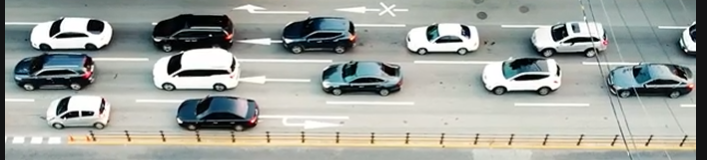
#> input picture opencv_study/images/car2.png, 707 x 160 px, found by its file name
$ python opencv_cars.py
#> lines starting #> are read from the running program, lines starting #| are printed output that depends on the picture; after the words box and inside, x2 and y2 are one past the last pixel; in counts of white or black regions, pixels touching at a corner belong together
# 차량이 몇대인지 구하시오
# 1. 읽기
# 2. 복사
# 3. 흑백전환
# 4. 경계설정
# 5. 외곽선

import cv2

# [23 lines of commented-out code are left out]


img = cv2.imread("opencv_study/images/car2.png")
#> img is the input picture: shape (160, 707, 3); mean B, G, R 157.5, 163, 158.7

gray = cv2.cvtColor(img, cv2.COLOR_BGR2GRAY)
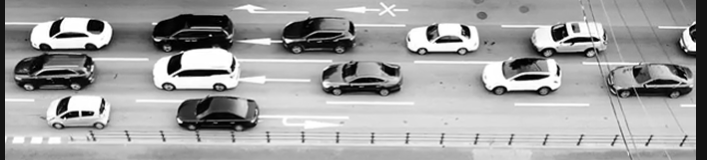
#> gray: shape (160, 707); min 0, max 255, mean 161.1

blur = cv2.GaussianBlur( gray, (5,5), 0)
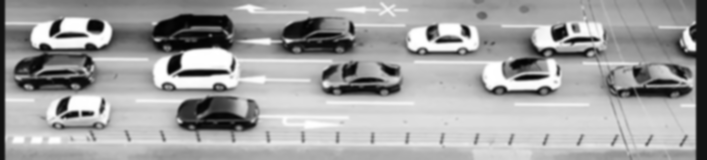
#> blur: shape (160, 707); min 2, max 255, mean 161.1

_,thresh = cv2.threshold(
    blur, 120, 255, cv2.THRESH_BINARY_INV
    )
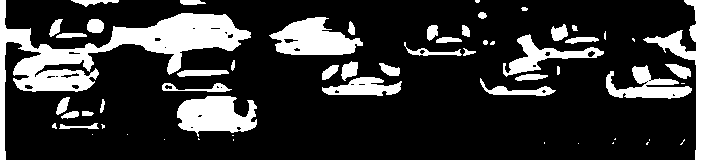
#> thresh: shape (160, 707); 20.3% white; 59 white regions (19 under 20 px)

contours, hire = cv2.findContours(
    thresh,
    cv2.RETR_EXTERNAL,
    cv2.CHAIN_APPROX_SIMPLE
)
#> contours = 59 contours, 24 with area under 20; largest, box (x1, y1, x2, y2) and area: (0, 0, 251, 160) 7628, (643, 0, 707, 160) 2296, (269, 17, 363, 55) 2125, (177, 96, 257, 137) 2120, (606, 65, 692, 99) 1186; hire = 59 rows, first 6: [1, -1, -1, -1], [2, 0, -1, -1], [3, 1, -1, -1], [4, 2, -1, -1], [5, 3, -1, -1], [6, 4, -1, -1]

result = img.copy()
count = 0

for contour in contours:
    area = cv2.contourArea(contour)
    if area > 200:
        count += 1
#> this loop made 59 passes
#> area on passes 15, 17, 18, 19, 20, 21, 23, 24, 25, 26, 27, 29: 75.5, 37, 73, 27, 120.5, 2120.5, 213.5, 371, 838.5, 122, 222, 1185.5
#> after the loop, count = 10

print("차량 수 : ", count)
#| 차량 수 :  10

cv2.imshow("thresh", thresh)
cv2.waitKey(0)
cv2.destroyAllWindows()

$ run again, with opencv_study/images/car.png copied over opencv_study/images/car2.png
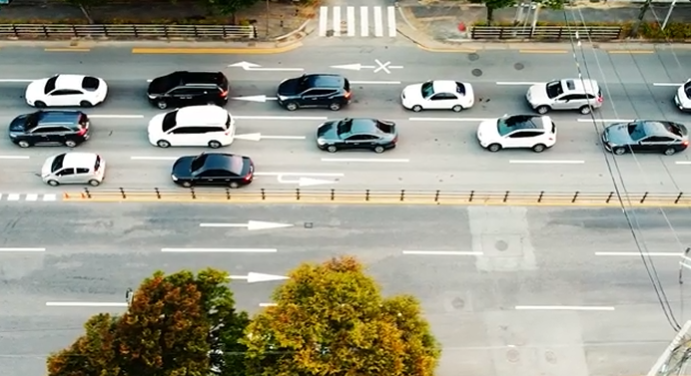
#> input picture opencv_study/images/car.png, 691 x 376 px, found by its file name
#> img is the input picture: shape (376, 691, 3); mean B, G, R 139.9, 155.4, 156.2
#> `blur = cv2.GaussianBlur( gray, (5,5), 0)`:
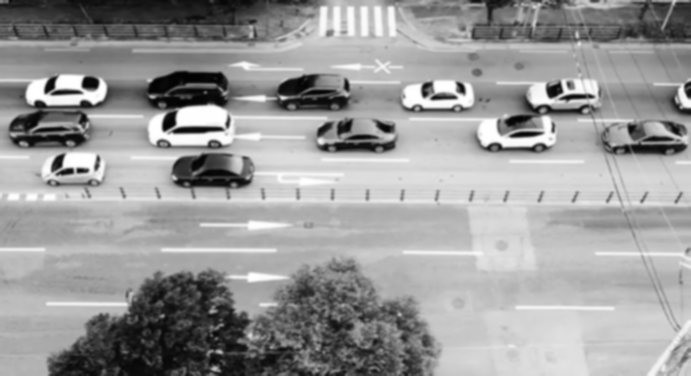
#> blur: shape (376, 691); min 2, max 255, mean 153.9
#> `_,thresh = cv2.threshold( blur, 120, 255, cv2.THRESH_BINARY_INV )`:
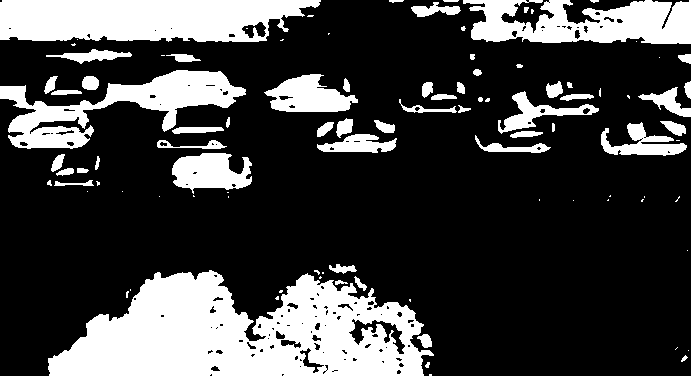
#> thresh: shape (376, 691); 25.7% white; 98 white regions (42 under 20 px)
#> contours = 97 contours, 52 with area under 20; largest, box (x1, y1, x2, y2) and area: (48, 270, 434, 376) 27390, (0, 0, 321, 42) 11184, (0, 70, 246, 149) 6920, (463, 0, 691, 44) 6825, (264, 74, 358, 112) 2125; hire = 97 rows, first 6: [1, -1, -1, -1], [2, 0, -1, -1], [3, 1, -1, -1], [4, 2, -1, -1], [5, 3, -1, -1], [6, 4, -1, -1]
#> the loop `for contour in contours:` made 97 passes
#> area on passes 6, 12, 13, 17, 18, 34, 36, 37: 115.5, 22.5, 56, 27390, 122, 75.5, 37, 73
#> after the loop `for contour in contours:`: count = 15
#| 차량 수 :  15

$ run again, with opencv_study/images/coin.png copied over opencv_study/images/car2.png
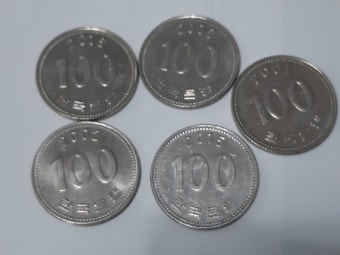
#> input picture opencv_study/images/coin.png, 340 x 255 px, found by its file name
#> img is the input picture: shape (255, 340, 3); mean B, G, R 138.8, 135.2, 131.8
#> `blur = cv2.GaussianBlur( gray, (5,5), 0)`:
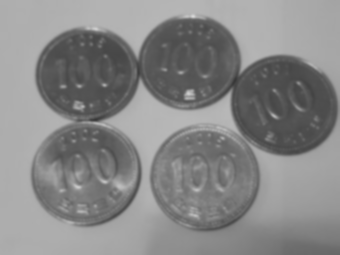
#> blur: shape (255, 340); min 56, max 215, mean 134.6
#> `_,thresh = cv2.threshold( blur, 120, 255, cv2.THRESH_BINARY_INV )`:
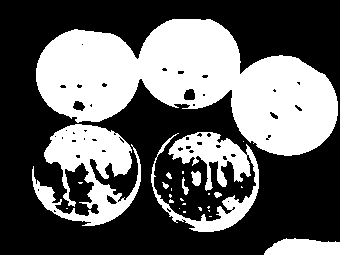
#> thresh: shape (255, 340); 38.8% white; 26 white regions (17 under 20 px)
#> contours = 26 contours, 19 with area under 20; largest, box (x1, y1, x2, y2) and area: (36, 19, 338, 156) 22828, (32, 124, 141, 226) 5146, (151, 132, 259, 232) 3570, (264, 238, 340, 255) 948, (191, 171, 201, 186) 96, (182, 177, 189, 195) 36, (214, 192, 222, 198) 24; hire = 26 rows, first 6: [1, -1, -1, -1], [2, 0, -1, -1], [3, 1, -1, -1], [4, 2, -1, -1], [5, 3, -1, -1], [6, 4, -1, -1]
#> the loop `for contour in contours:` made 26 passes
#> area on passes 1, 14, 19, 21, 24, 25, 26: 947.5, 23.5, 36.5, 95.5, 3570.5, 5146, 22828
#> after the loop `for contour in contours:`: count = 4
#| 차량 수 :  4
